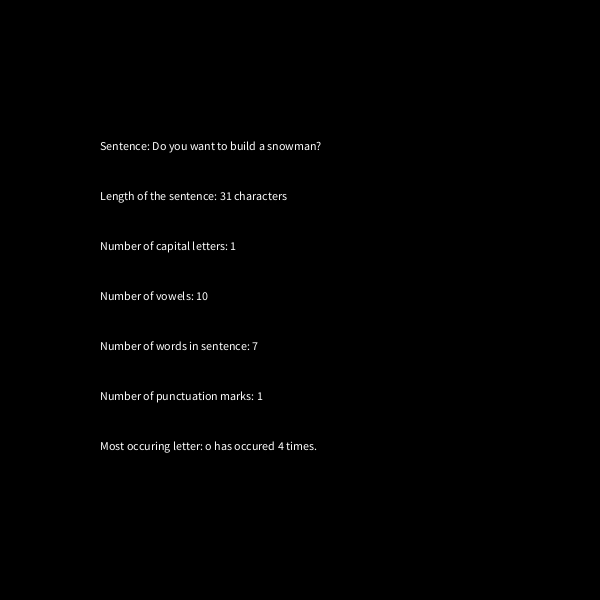
Frame 1 (no input)
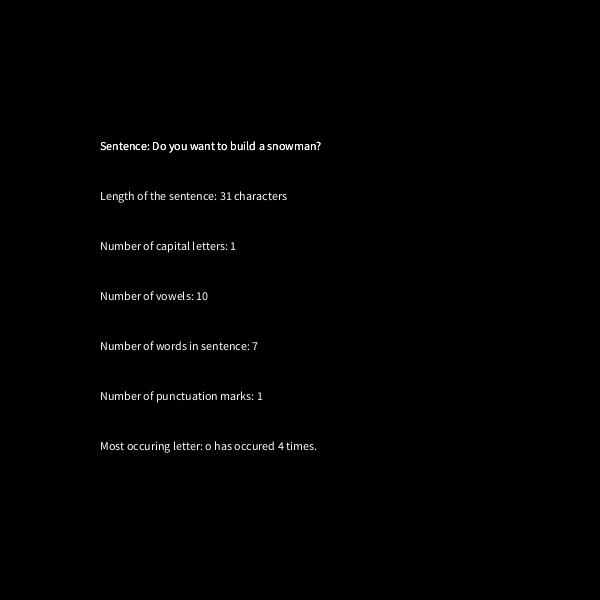
Frame 2 (the mouse pressed at the canvas centre, redrawn once)

The Processing sketch that drew these frames (run headless with seeded random() and noise(); the mouse was pressed at the canvas centre and the sketch redrawn once):

// Processing sketch: Exercise_B10
// ── Exercise_B10.pde
// Michael Lam & Vinay Meldrum
// May 2018
// Program displays characteristics of a sentence, such as its character count

// Declaring variables
String sentence = "Do you want to build a snowman?";
String sentenceLength = sentence;
String[] sentenceArray = new String[sentenceLength.length()];
int numberOfCapital, numberOfVowels, maxLetters, punctuationCount, amountOfWords, index;

// Initial setup
void setup() {
  background(0);
  size(600, 600);
  lengthOfSentence();
  capitalLetters();
  vowels();
  wordCount();
  punctuation();
  mostUsedLetter();
}

// Displays sentence
void draw() {
  text("Sentence: " + sentence, 100, 150);
  noLoop();
}

// Displays length of the sentence
void lengthOfSentence() {
  text("Length of the sentence: " + sentenceLength.length() + " characters", 100, 200);
}

// Displays the amount of capital letters
void capitalLetters() {
  //Looping over the length of the string.
  for (int i = 0; i < sentence.length(); i++) {
    //Making the string a character. char means character.
    //So, it will become c will become the character based off of how far you
    //are in the loop cause of the charAt(i).
    char c = sentence.charAt(i);
    //This is the real code, checking if it is between A and Z. Then adding
    //1 to the count. EZPZ.
    if (c >= 'A' && c <= 'Z') {
      numberOfCapital++;
    }
  }
  text("Number of capital letters: " + numberOfCapital, 100, 250);
}

// Displays the amount of vowels
void vowels() {
  for (int i = 0; i < sentence.length(); i++) {
    char c = sentence.charAt(i);
    if (c == 'a' || c == 'A' || c == 'e' || c == 'E' || c == 'i' || c == 'I' || c == 'o' || c == 'O' || c == 'u' || c == 'U') {
      numberOfVowels++;
    }
  }
  text("Number of vowels: " + numberOfVowels, 100, 300);
}

// Displays the amount of words
void wordCount() {
  for (int i = 0; i < sentence.length(); i++) {
    String[] list = split(sentence, ' ');
    amountOfWords = list.length;
  }
  text("Number of words in sentence: " + amountOfWords, 100, 350);
}

// Displays the amount of punctuation marks
void punctuation() {
  for (int i = 0; i < sentence.length(); i++) {
    char c = sentence.charAt(i);
    if (c == '\'' || c == ':' || c ==  ';' || c == '.' || c == ',' || c == '!' || c == '?') {
      punctuationCount++;
    }
  }
  text("Number of punctuation marks: " + punctuationCount, 100, 400);
}

// Displays the most frequently occuring character
void mostUsedLetter() {
  //Lowercase
  char[] lowercaseArray = sentence.toLowerCase().toCharArray();
  int[] allLetters = new int [26];
  for (int i = 0; i < lowercaseArray.length; i++) {
    //Making sure it is a letter  
    if (lowercaseArray[i] >= 'a' && lowercaseArray[i] <='z') {
      //ASCII value. Subtract a from anything and you get the correct index. a - b = 1. a - a = 0.
      allLetters[lowercaseArray[i]-'a']++;
    }
  } //maxLetters, index
  for (int i = 0; i < allLetters.length; i++) {
    if (allLetters[i] > maxLetters) {
      maxLetters = allLetters[i];
      index = i;
    }
  }
  char mostOccuringLetter = char('a' + index);
  text("Most occuring letter: " + mostOccuringLetter + " has occured " + maxLetters + " times.", 100, 450);
}
